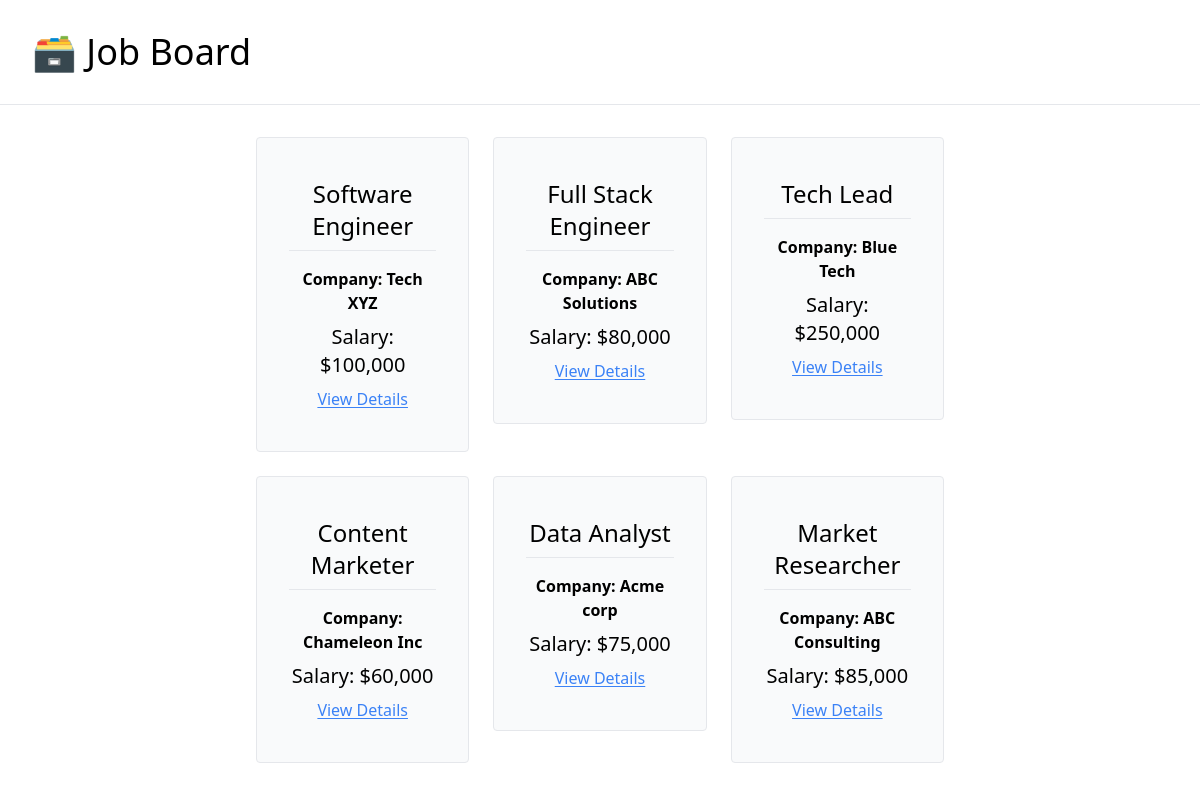
The page / on the database its author committed.
### job_board/models.py (models this page shows, shortened)
class JobPosting(models.Model):
    title = models.CharField(max_length=200)
    description = models.TextField()
    company = models.CharField(max_length=255)
    salary = models.IntegerField()
    is_active = models.BooleanField(default=False)

### job_board/views.py (the view)
# urls.py: path('', views.index, name='home'),
def index(request):
    active_postings = JobPosting.objects.filter(is_active=True)
    context = {
        "job_postings": active_postings
    }
    return render(request, 'job_board/index.html', context)

### job_board/templates/job_board/index.html
{% extends 'job_board/_base.html' %}
{% load humanize %}
{% block content %}
    <div class="flex justify-center w-10/12 mx-auto flex-wrap gap-6">
        {% for posting in job_postings %}
            <a class="w-1/4 text-center" href="{% url 'job-detail' posting.pk %}">
            <div class="border rounded px-8 py-10 bg-gray-50 hover:bg-gray-100 hover:cursor-pointer">
                <p class="text-2xl pb-2">{{posting.title}}</p>
                <hr class="py-2">
                <p class="font-semibold pb-2">Company: {{posting.company}}</p>
                <p class="text-xl pb-2">Salary: ${{posting.salary|intcomma}}</p>
                <p class="underline underline-offset-2 text-blue-500 hover:text-blue-400">View Details</p>
            </div>
            </a>
        {% endfor %}
    </div>
{% endblock content %}

### job_board/templates/job_board/_base.html (shortened to what this page needs)
<!DOCTYPE html>
<html lang="en">
<head>
    <script src="https://cdn.tailwindcss.com"></script>
</head>
<body>
    <div class="mb-8">
        <h1 class="text-4xl py-8 pl-8">
        <a href="{% url 'home' %}">
                🗃️ Job Board
            </a>
        </h1>
        <hr>
    </div>
    <div class="container mx-auto mb-8">
        {% block content%}
        {% endblock content %}
    </div>
</body>
</html>

### rows shown on the page
JobPosting: title "Software Engineer", company "Tech XYZ", salary "100,000"
JobPosting: title "Full Stack Engineer", company "ABC Solutions", salary "80,000"
JobPosting: title "Tech Lead", company "Blue Tech", salary "250,000"
JobPosting: title "Content Marketer", company "Chameleon Inc", salary "60,000"
JobPosting: title "Data Analyst", company "Acme corp", salary "75,000"
JobPosting: title "Market Researcher", company "ABC Consulting", salary "85,000"
